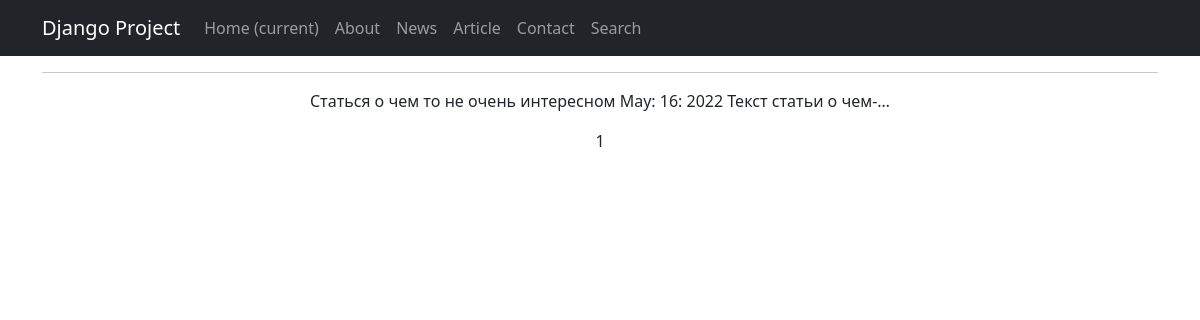
The page /article/all/ on the database as committed earlier.
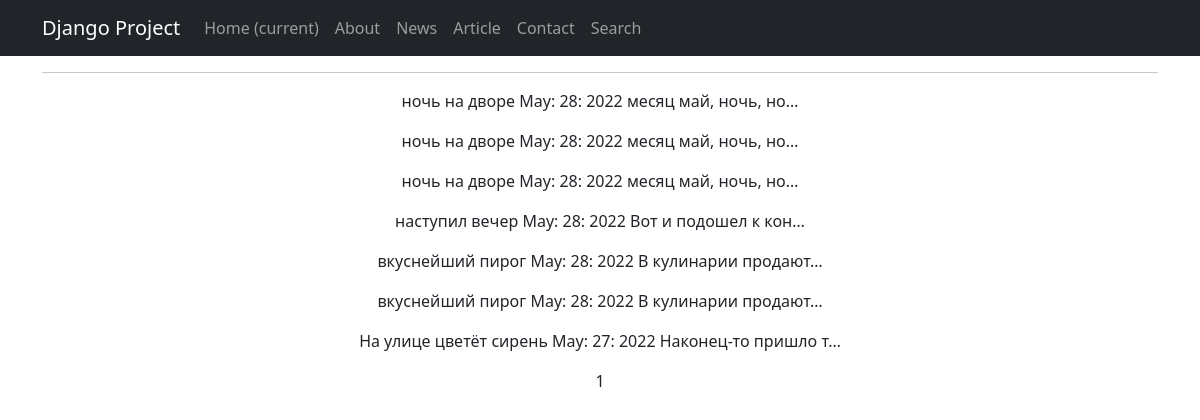
The same page on the database as committed later.
### portal/models.py (models this page shows, shortened)
class Post(models.Model):
    news = 'NW'
    article = 'AT'
    TYPES = [
        (news, 'новости'),
        (article, 'статья'),
    ]
    author_id = models.ForeignKey(Author, on_delete=models.CASCADE)
    types_of_topic = models.CharField(max_length=2, default=news, choices=TYPES)
    datetime_of_topic = models.DateTimeField(auto_now_add=True)
    post_category = models.ManyToManyField(Category, through='PostCategory')
    title = models.CharField(max_length=256, default='title')
    text = models.TextField(default='text')
    rating = models.SmallIntegerField(default=0)

### portal/views.py (the view)
# urls.py: path('article/all/', ArticleList.as_view(), name='article'),
class ArticleList(ListView):
    queryset = Post.objects.filter(
        types_of_topic__iexact='AT'
    ).order_by('-datetime_of_topic')
    template_name = 'article.html'
    context_object_name = 'article_list'
    paginate_by = 10

### templates/article.html (shortened to what this page needs)
{% extends 'flatpages/default.html' %}
{% block content %}
<hr>
{% if article_list %}
{% for item in article_list %}
<p>
    {{ item.title }}
    {{ item.datetime_of_topic|date:'M: d: Y' }}
    {{ item.text|truncatechars:20 }}
</p>
{% endfor %}
{% else %}
<h2>Ничего интересного</h2>
{% endif %}
{{page_obj.number}}
{% endblock content %}</title>

Rows that differ between the two databases and show on the page:
removed Post: title "Статься о чем то не очень интересном", datetime_of_topic "May: 16: 2022", text "Текст статьи о чем-…"
added Post: title "ночь на дворе", datetime_of_topic "May: 28: 2022", text "месяц май, ночь, но…"
added Post: title "ночь на дворе", datetime_of_topic "May: 28: 2022", text "месяц май, ночь, но…"
added Post: title "ночь на дворе", datetime_of_topic "May: 28: 2022", text "месяц май, ночь, но…"
added Post: title "наступил вечер", datetime_of_topic "May: 28: 2022", text "Вот и подошел к кон…"
added Post: title "вкуснейший пирог", datetime_of_topic "May: 28: 2022", text "В кулинарии продают…"
added Post: title "вкуснейший пирог", datetime_of_topic "May: 28: 2022", text "В кулинарии продают…"
added Post: title "На улице цветёт сирень", datetime_of_topic "May: 27: 2022", text "Наконец-то пришло т…"
